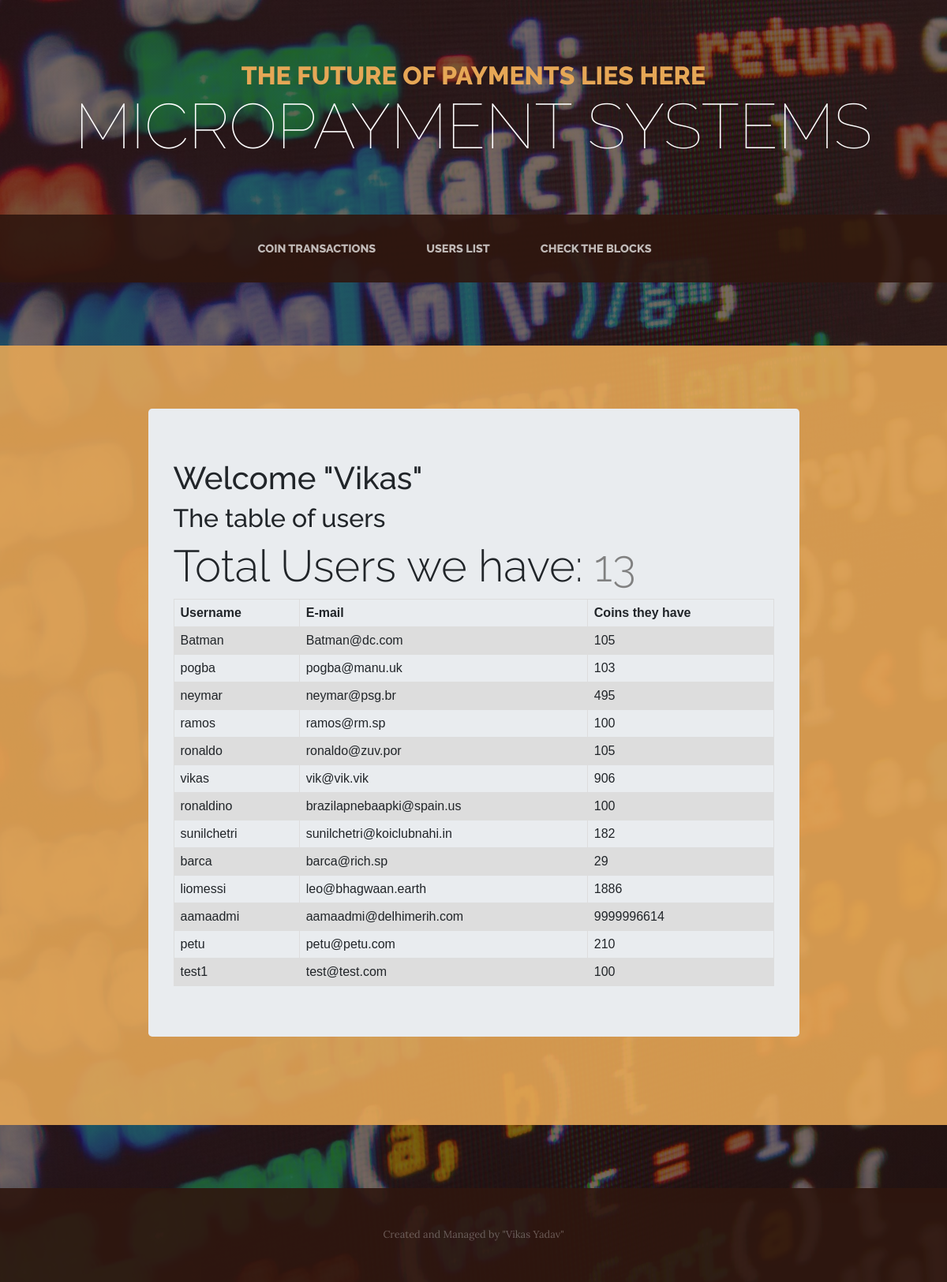
Page /viklist/ on the committed database.
### main/models.py (models this page shows, shortened)
class Main(models.Model):# class name is capital. remember that!
    Name = models.CharField(max_length=30)
    vikas = models.TextField(default="-")
    tag = models.TextField(max_length=200,default="-")

### users/models.py (models this page shows, shortened)
class UsersData(models.Model):# class name is capital. remember that!
    name = models.CharField(max_length=30)
    username = models.CharField(max_length=20)
    email= models.CharField(max_length=50)
    vikcoin = models.IntegerField(default=100)

### thepanel/views.py (the view)
# urls.py: url(r'^viklist/$',views.panellist, name='panellist'),
def panellist(request):
    title = Main.objects.get(pk=1)
    manager = UsersData.objects.all()
    totaluser = UsersData.objects.filter().count()  # count things
    return render(request,'thepanel/viklist.html',{'totaluser':totaluser,'manager':manager,'title':title})

### main/templates/thepanel/viklist.html (shortened to what this page needs)
{% load staticfiles%}
<html lang="en">
  <head>
    <link href="{% static 'front/vendor/bootstrap/css/bootstrap.min.css' %}" rel="stylesheet">
    <link href="{% static 'front/css/business-casual.min.css' %}" rel="stylesheet">
  </head>
  <body>
    <h1 class="site-heading text-center text-white d-none d-lg-block">
      <span class="site-heading-upper text-primary mb-3">{{title.tag}}</span>
      <span class="site-heading-lower">{{title.Name}}</span>
    </h1>
    <nav class="navbar navbar-expand-lg navbar-dark py-lg-4" id="mainNav">
      <div class="container">
        <div class="collapse navbar-collapse" id="navbarResponsive">
          <ul class="navbar-nav mx-auto">
            <li class="nav-item px-lg-4">
              <a class="nav-link text-uppercase active text-expanded" href="/vikpanel">coin transactions</a>
            </li>
            <li class="nav-item px-lg-4">
              <a class="nav-link text-uppercase text-expanded" href="/viklist">Users list</a>
            </li>
            <li class="nav-item   px-lg-4">
              <a class="nav-link text-uppercase text-expanded" href="/vikblock">Check the blocks</a>
            </li>
            <li class="nav-item px-lg-4">
            </li>
          </ul>
        </div>
      </div>
    </nav>
    <section class="page-section cta">
      <div class="container">
        <div class="row">
          <div class="col-xl-9 mx-auto">
              <div class="jumbotron">
                       <h1>Welcome "Vikas"</h1>
                          <h2>The table of users</h2>
                  <h1 class="display-4" >Total Users we have: <a style="text-transform:uppercase;color:#808080">{{totaluser}}</a></h1>
                  <table>
  <tr>
        <th>Username</th>
        <th>E-mail</th>
        <th>Coins they have</th>
{%for i in manager %}
  </tr>
  <tr>
      <td>{{i.username}}</td>
      <td>{{i.email}}</td>
      <td>{{i.vikcoin}}</td>
  </tr>
{%endfor%}
</table>
              </div>
          </div>
        </div>
      </div>
    </section>
    <footer class="footer text-faded text-center py-5">
      <div class="container">
        <p class="m-0 small">{{title.vikas}}</p>
      </div>
    </footer>
  </body>
</html>

### main/templates/thepanel/viklist.html (style rules this page uses)
table { font-family: arial, sans-serif; border-collapse: collapse; width: 100%; }
td, th { border: 1px solid #dddddd; text-align: left; padding: 8px; }
tr:nth-child(even) { background-color: #dddddd; }

### rows in the picture
Main: tag "THE FUTURE OF PAYMENTS LIES HERE", Name "MICROPAYMENT SYSTEMS", vikas "Created and Managed by \"Vikas Yadav\""
UsersData: username "Batman", email "Batman@dc.com", vikcoin "105"
UsersData: username "pogba", email "pogba@manu.uk", vikcoin "103"
UsersData: username "neymar", email "neymar@psg.br", vikcoin "495"
UsersData: username "ramos", email "ramos@rm.sp", vikcoin "100"
UsersData: username "ronaldo", email "ronaldo@zuv.por", vikcoin "105"
UsersData: username "vikas", email "vik@vik.vik", vikcoin "906"
UsersData: username "ronaldino", email "brazilapnebaapki@spain.us", vikcoin "100"
UsersData: username "sunilchetri", email "sunilchetri@koiclubnahi.in", vikcoin "182"
UsersData: username "barca", email "barca@rich.sp", vikcoin "29"
UsersData: username "liomessi", email "leo@bhagwaan.earth", vikcoin "1886"
UsersData: username "aamaadmi", email "aamaadmi@delhimerih.com", vikcoin "9999996614"
UsersData: username "petu", email "petu@petu.com", vikcoin "210"
UsersData: username "test1", email "test@test.com", vikcoin "100"

### other values in the picture
{{ totaluser }} "13"
